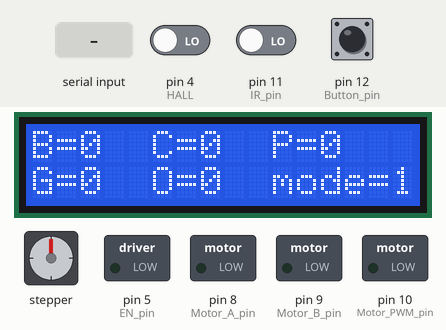
This sketch was run on a simulated Arduino Uno, built with avr-gcc and run on an emulated ATmega328P. Shown: 16×2 character LCD, stepper motor, switched loads named in the sketch (green lamp = pin HIGH). The test bench sets the inputs (shaded band); at power-on: pin 12 (Button_pin) LOW, pin 4 (HALL) LOW, pin 11 (IR_pin) LOW. Stepper angles assume 200 steps per turn; what the sketch prints to the serial monitor is not drawn.

Above: at 1.8 s.
1.9 s: "2" received over Serial
At 2.3 s:
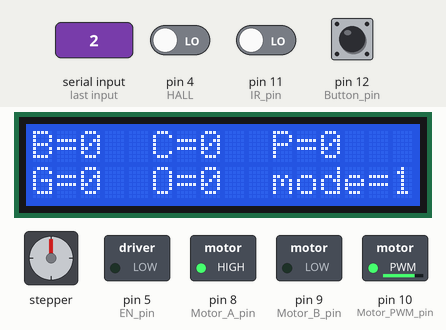
3.4 s: "b" received over the second serial link
At 4.4 s:
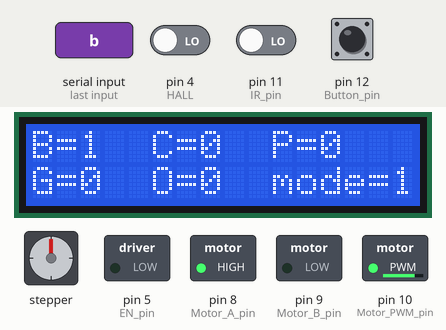
4.9 s: "c" received over the second serial link
At 6.1 s:
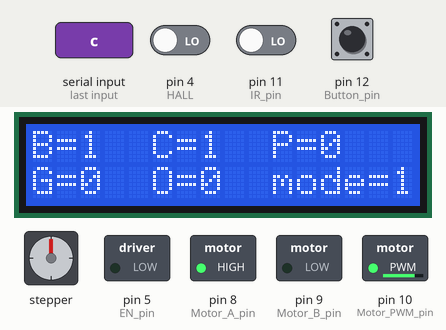
6.4 s: pin 12 (Button_pin) pulled HIGH for 0.15 s
At 7.7 s:
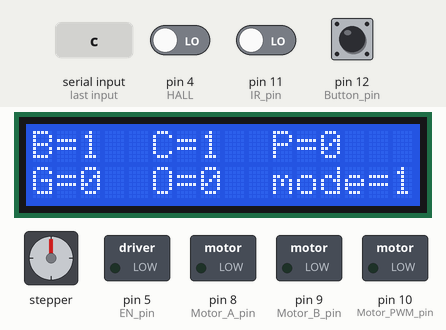
9.5 s: "p" received over the second serial link
12.5 s: "n" received over Serial
At 15.3 s:
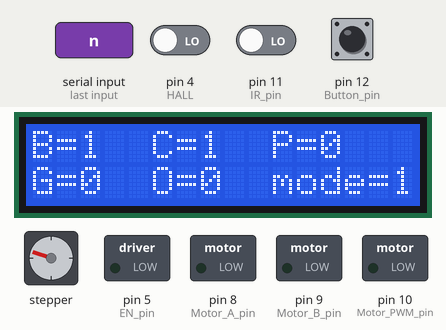
Timing chart, 0 to 18.0 s (numbered marks = the images above; inputs shaded):
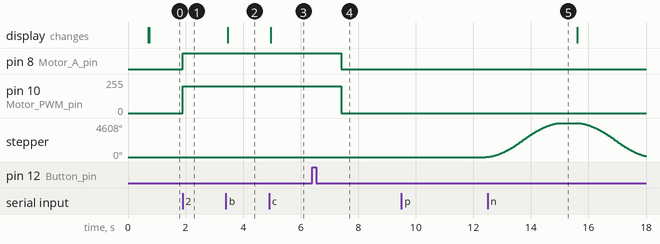

The sketch:

yolo_v3.ino
```cpp
#include <AccelStepper.h>
#include <SoftwareSerial.h>
#include <Wire.h>                        //LCD를 쓰기위한 Wire 라이브러리를 불러옵니다.
#include <LiquidCrystal_I2C.h>           //I2C LCD 라이브러리를 불러옵니다.

SoftwareSerial btSerial(2, 3); // RX, TX

const int HALL = 4;
const int IR_pin = 11;
const int Button_pin = 12;

const int EN_pin  = 5;
const int dir_pin  = 6;
const int step_pin = 7;

const int Motor_A_pin  = 8;
const int Motor_B_pin  = 9;
const int Motor_PWM_pin = 10;
int Motor_Speed = 200;

//OFF OFF ON ,16STEP,3200PULS //ON OFF ON 1A //기어비 25/100=>360/4=90도(3200펄스동작시90도 회전), 360/5=75도 *0번(0)*1번(2560) *2번(5120) *3번(7680) *4번(11200)
int compartment[] = {0, 2560, 5120, -2560, -5120, 0}; //800///4800,6400based on our EI model (Bottle,Can,Paper,GLASS,other,Noise)

int start_bt=0, mode_s=0;
int ir=0;
int button_SW=0;
int sw_state=0;

char bt;
char pidata;
int selected = 0; //default

int Bottle=0, Can=0, Paper=0, Glass=0, Other=0;
int Bottle_Length=1, Can_Length=1, Paper_Length=1, Glass_Length=1, Other_Length=1;   //LCD잔여 택스트를 없애기위한 문자길이 저장변수

LiquidCrystal_I2C lcd(0x27, 16, 2);       // I2C LCD 객체인 lcd를 설정합니다. (I2C주소,가로크기,세로크기)입니다.
//AccelStepper stepper(AccelStepper::DRIVER, step_pin, dir_pin);
AccelStepper stepper(1, step_pin, dir_pin);   // (Typeof driver: with 2 pins, STEP, DIR)

void setup()
{
  Serial.begin(9600);
  //piSerial.begin(9600);
  btSerial.begin(9600);

  lcd.init();                       // lcd 객체 초기화
  lcd.backlight();                  // 백라이트를 켜줍니다.
  lcd.clear();                      // 화면 지우고 커서를 왼쪽 상단 모서리로 옮김

  pinMode(HALL, INPUT);
  pinMode(IR_pin, INPUT);
  pinMode(Button_pin, INPUT);


  pinMode(Motor_A_pin, OUTPUT);
  pinMode(Motor_B_pin, OUTPUT);

  pinMode(EN_pin,OUTPUT);
  digitalWrite(EN_pin, LOW); // 모터 on 시키기

  // stepper motor calibration
  stepper.setMaxSpeed(3000); // Set maximum speed value for the stepper
  stepper.setAcceleration(2000); // Set acceleration value for the stepper

  while(digitalRead(HALL)){
      stepper.setSpeed(-400); // Set the current position to 0 steps
      stepper.runSpeed();
  }
  delay(100);
  stepper.setCurrentPosition(0);
  //end of stepper motor calibration


  digitalWrite(Motor_A_pin, LOW);
  digitalWrite(Motor_B_pin, LOW);
  analogWrite(Motor_PWM_pin, 0);

  delay(500);
}

void loop()
{

  if (btSerial.available()) {
    bt=btSerial.read();
    Serial.print( "BT_data:" );
    Serial.println(bt);
    if(bt=='b'){
      selected=0;
      Bottle++;
    }
    if(bt=='c'){
      selected=1;
      Can++;
    }
    if(bt=='p'){
      selected=2;
      Paper++;
    }
    if(bt=='g'){
      selected=3;
      Glass++;
    }
    if(bt=='o'){
      selected=4;
      Other++;
    }
    if(bt=='n'){
      mode_s=0;
      //selected=5;
    }
    bt='a';
  }

  char Load_buf[2];
  dtostrf(Bottle, 2, 0, Load_buf);
  Bottle_Length=String(Bottle).length();

  lcd.setCursor(0, 0);lcd.print("B=");
  lcd.setCursor(2, 0);lcd.print(Bottle);
  for (int i=0;i<2-Bottle_Length;i++)
  {
    lcd.print(" ");
  }

  char Can_buf[2];
  dtostrf(Can, 2, 0, Can_buf);
  Can_Length=String(Can).length();

  lcd.setCursor(5, 0);lcd.print("C=");
  lcd.setCursor(7, 0);lcd.print(Can);
  for (int i=0;i<2-Can_Length;i++)
  {
    lcd.print(" ");
  }

  char Paper_buf[2];
  dtostrf(Paper, 2, 0, Paper_buf);
  Paper_Length=String(Paper).length();

  lcd.setCursor(10, 0);lcd.print("P=");
  lcd.setCursor(12, 0);lcd.print(Paper);
  for (int i=0;i<2-Paper_Length;i++)
  {
    lcd.print(" ");
  }

  char Glass_buf[2];
  dtostrf(Glass, 2, 0, Glass_buf);
  Glass_Length=String(Glass).length();

  lcd.setCursor(0, 1);lcd.print("G=");
  lcd.setCursor(2, 1);lcd.print(Glass);
  for (int i=0;i<2-Glass_Length;i++)
  {
    lcd.print(" ");
  }

  char Other_buf[2];
  dtostrf(Other, 2, 0, Other_buf);
  Other_Length=String(Other).length();

  lcd.setCursor(5, 1);lcd.print("O=");
  lcd.setCursor(7, 1);lcd.print(Other);
  for (int i=0;i<2-Other_Length;i++)
  {
    lcd.print(" ");
  }

  lcd.setCursor(10, 1);lcd.print("mode=");
  lcd.setCursor(15, 1);lcd.print(mode_s);

 if (Serial.available()) {
    pidata=Serial.read();
    if(pidata=='b')selected=0;
    if(pidata=='c')selected=1;
    if(pidata=='p')selected=2;
    if(pidata=='g')selected=3;
    if(pidata=='o')selected=4;
    if(pidata=='n')mode_s=0;
    if(pidata=='1')Motor_Stop();
    if(pidata=='2')forward();
    if(pidata=='3')Motor_Speed=Motor_Speed+5;
    if(pidata=='4')Motor_Speed=Motor_Speed-5;
    if(pidata=='5')mode_s=3;
    Serial.print( "Motor_Speed:" );
    Serial.println( Motor_Speed );
    pidata='a';
  }

  if(mode_s==0){
    selected=5;
    stepper.moveTo(compartment[selected]);
    stepper.runToPosition();
    Motor_Stop();
    mode_s=1;
  }

  button_SW=digitalRead(Button_pin);
/*
  Serial.print( "mode_s:" );
  Serial.print( mode_s );
  Serial.print( "     button_SW:" );
  Serial.print( button_SW );
  ir=digitalRead(IR_pin);
  Serial.print( "   ir:" );
  Serial.print( ir );
*/
  if(button_SW==HIGH){
    if(sw_state==0){
      mode_s=2;
      sw_state=1;
      Bottle=0;
      Can=0;
      Paper=0;
      Glass=0;
      Other=0;
      delay(1000);
    }else{
      mode_s=0;
      sw_state=0;
      delay(1000);
    }
  }
  //Serial.print( "  sw_state:" );
  //Serial.print( sw_state );

  if(mode_s==2){
    while(digitalRead(IR_pin)==HIGH){
        forward();
        //ir=digitalRead(IR_pin);
        //Serial.print( "ir:" );
        //Serial.println( ir );
        button_SW=digitalRead(Button_pin);
        if(button_SW==HIGH){
          mode_s=0;
          sw_state=0;
          delay(1000);
          break;
        }
    }
    Motor_Stop();
    if(mode_s==0){
      delay(100);
    }else{
      mode_s=4;
      delay(5000);
      btSerial.print("C");
    }

  }

  if(mode_s==3){
    while(digitalRead(IR_pin)==LOW){
        button_SW=digitalRead(Button_pin);
        if(button_SW==HIGH){
          mode_s=0;
          sw_state=0;
          delay(1000);
          break;
        }
        forward();
       // ir=digitalRead(IR_pin);
       // Serial.print( "ir:" );
       // Serial.println( ir );
    }

    if(mode_s==0){
      delay(100);
    }else{
      //forward();
      //delay(1000);
      Motor_Stop();
      delay(2000);
      stepper.moveTo(compartment[0]);
      stepper.runToPosition();
      delay(1000);
      mode_s=2;
    }

  }

  if(mode_s==4){
    // if Bottle selected
      if (selected == 0){
          stepper.moveTo(compartment[selected]);
          stepper.runToPosition();
          mode_s=3;
          selected=5;
          delay(500);
        }
        // if GLASS selected
      else if (selected == 1){
          stepper.moveTo(compartment[selected]);
          stepper.runToPosition();
          mode_s=3;
          selected=5;
          delay(500);
      }
        // if PAPER selecte
      else if (selected == 2){
          stepper.moveTo(compartment[selected]);
          stepper.runToPosition();
          mode_s=3;
          selected=5;
          delay(500);
      }
    // if CAN selected
      else if (selected == 3){
          stepper.moveTo(compartment[selected]);
          stepper.runToPosition();
          mode_s=3;
          selected=5;
          delay(500);
      }
      else if (selected == 4){
          stepper.moveTo(compartment[selected]);
          stepper.runToPosition();
          mode_s=3;
          selected=5;
          delay(500);
      }

      else {
          //no statement
    }
  }//mode4 end

  //main end
}


void forward()
{
  digitalWrite(Motor_A_pin, HIGH);
  digitalWrite(Motor_B_pin, LOW);
  analogWrite(Motor_PWM_pin, Motor_Speed);
}
void Motor_Stop()
{
  digitalWrite(Motor_A_pin, LOW);
  digitalWrite(Motor_B_pin, LOW);
  analogWrite(Motor_PWM_pin, 0);
}
```

Measured:
- after the input at 1.9 s, pin 8 (Motor_A_pin): LOW → HIGH at once; pin 10 (Motor_PWM_pin): 0/255 → 200/255 at once
- after the input at 3.4 s, the display: changes after 0.06 s (image 2)
- after the input at 4.9 s, the display: changes after 0.05 s (image 3)
- after the input at 6.4 s, pin 8 (Motor_A_pin): HIGH → LOW after 1.0 s; pin 10 (Motor_PWM_pin): 200/255 → 0/255 after 1.0 s
- after the input at 12.5 s, pin 8 (Motor_A_pin): stays LOW (without the input it goes to HIGH after 3.1 s); pin 10 (Motor_PWM_pin): stays 0/255 (without the input it goes to 200/255 after 3.1 s)
